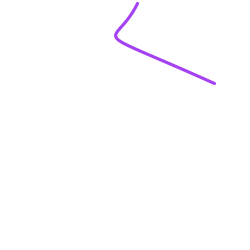
Frame 1 (no input)
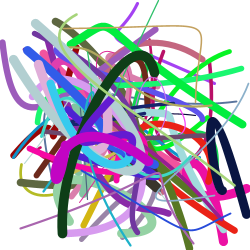
Frame 60 (the mouse pressed at the canvas centre just before this capture)
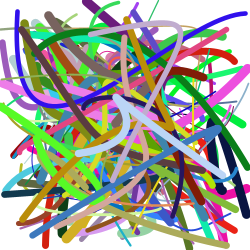
Frame 120 (the mouse held since frame 60 and released just before this capture)

The Processing sketch that drew these frames (run headless with seeded random() and noise(); from frame 60 on, the mouse is pressed at the canvas centre):

// Processing sketch: processing_82037
// ── processing_82037.pde

void setup()   // setup function runs only once
{
size(250, 250);  // specifying the size of the pde
background(255); // background turned white
smooth();
//noLoop();      // No Loop turned OFF
}

void draw()
{
stroke(random(255), random(255), random(255)); // random colored stokes
strokeWeight(random(1, 10));                   // random stroke weight ranging between 1 and 10
noFill();                 // put a no fill function to only highlight the curve
float x1 = random(width); // specify random values
float x2 = random(width);
float x3 = random(width);
float x4 = random(width);

float y1 = random(height);
float y2 = random(height);
float y3 = random(height);
float y4 = random(height);

bezier(x1, y1, x2, y2, x3, y3, x4, y4);    // calling the bezier
}
